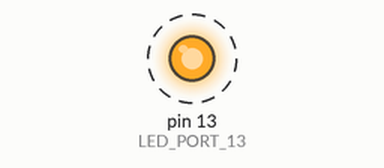
Bench run of a sketch on a simulated Arduino Uno, built with avr-gcc and run on an emulated ATmega328P. Parts: output pins drawn as LEDs (lit = HIGH). Dashed ring = blinking. What the sketch prints to the serial monitor is not drawn.

Above: at 0.5 s.
Timing chart, 0 to 4.6 s (numbered marks = the images above):
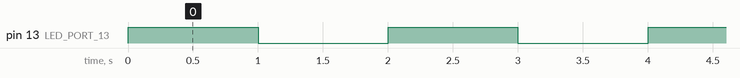

Measured:
- by itself, pin 13 (LED_PORT_13): alternates HIGH for 1.0 s and LOW for 1.0 s

The sketch:

aa_Blink.ino
```cpp
#include "constant.h"
/*
* The setup() function is called when a sketch starts.
* Use it to initialize variables, pin modes,
* start using libraries, etc. The setup function will only run once,
* after each powerup or reset of the Arduino board.
*/
void setup()
{
	pinMode(LED_PORT_13, OUTPUT);
	Serial.begin(9600);
}

void loop()
{
	digitalWrite(LED_PORT_13, HIGH); // set the LED on
	delay(DELAY_MILLI_SECOND); // wait for two seconds
	digitalWrite(LED_PORT_13, LOW); // set the LED off
	delay(DELAY_MILLI_SECOND); // wait for two seconds

							   /*
							   // print it out in many formats:
							   Serial.println(analogValue);       // print as an ASCII-encoded decimal*/
	Serial.println(DELAY_MILLI_SECOND, DEC);  // print as an ASCII-encoded decimal
											  /*
											  Serial.println(analogValue, HEX);  // print as an ASCII-encoded hexadecimal
											  Serial.println(analogValue, OCT);  // print as an ASCII-encoded octal
											  Serial.println(analogValue, BIN);  // print as an ASCII-encoded binary*/
}
```

constant.h
```cpp
#ifndef CONSTANT_H
#define CONSTANT_H

//You need a couple of other things in the header file. One is an #include statement
// that gives you access to the standard types and constants of the Arduino
// language (this is automatically added to normal sketches, but not to libraries).
//It looks like this (and goes above the class definition given previously):

#ifdef __cplusplus

#if ARDUINO >= 100
#include "Arduino.h"
#else
#include "WProgram.h"
#endif

#define                                            LED_PORT_13    13
#define                                     DELAY_MILLI_SECOND   1000

#endif
#endif
```
